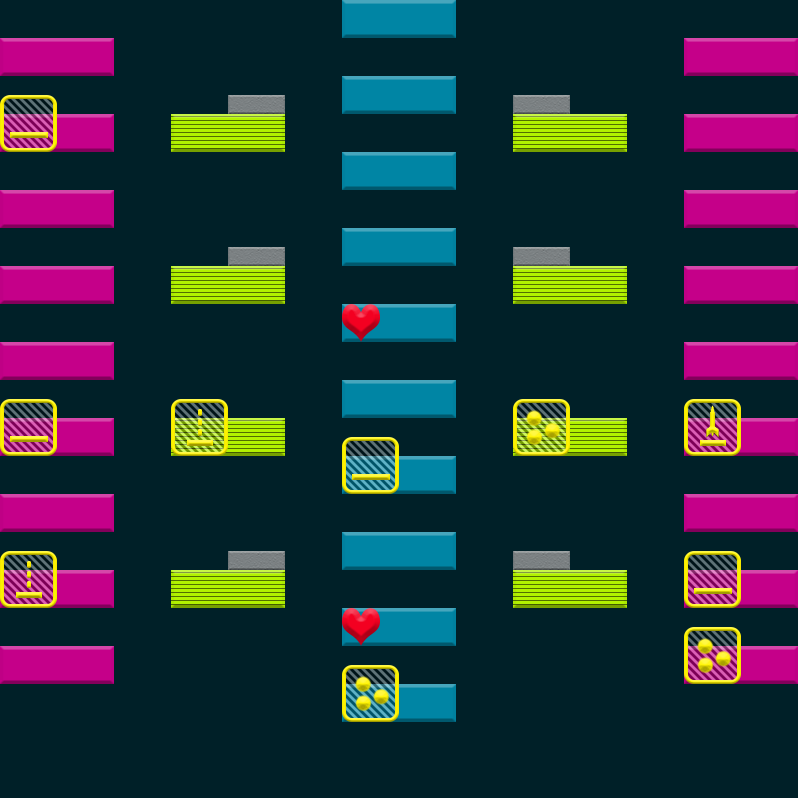

This is a level from a 2D game, rendered from its Tiled map with the project's own tilesets. A one-line summary and the map file follow, with tile-layer data summarised:
An orthogonal 14x42 tile map with 57x19 px tiles, 2 tile layers (Bricks, Powerups), 3 tilesets.

<map version="1.0" tiledversion="1.0.3" orientation="orthogonal" renderorder="left-up" width="14" height="42" tilewidth="57" tileheight="19" backgroundcolor="#002028" nextobjectid="15">
 <properties>
  <property name="FinalBallSpeedPercentageIncrease" type="int" value="25" />
 </properties>
 <tileset firstgid="1" name="Bricks" tilewidth="114" tileheight="38" tilecount="18" columns="0">
  <tile id="0">
   <properties>
    <property name="HitsToDestroy" type="int" value="1" />
   </properties>
   <image width="114" height="38" source="../../../../SourceImages/Game/Brick-A1.png" />
  </tile>
  <tile id="1">
   <properties>
    <property name="HitsToDestroy" type="int" value="2" />
   </properties>
   <image width="114" height="38" source="../../../../SourceImages/Game/Brick-A2.png" />
  </tile>
  <tile id="2">
   <properties>
    <property name="HitsToDestroy" type="int" value="1" />
   </properties>
   <image width="114" height="38" source="../../../../SourceImages/Game/Brick-B1.png" />
  </tile>
  <tile id="3">
   <properties>
    <property name="HitsToDestroy" type="int" value="2" />
   </properties>
   <image width="114" height="38" source="../../../../SourceImages/Game/Brick-B2.png" />
  </tile>
  <tile id="4">
   <properties>
    <property name="HitsToDestroy" type="int" value="1" />
   </properties>
   <image width="114" height="38" source="../../../../SourceImages/Game/Brick-C1.png" />
  </tile>
  <tile id="5">
   <properties>
    <property name="HitsToDestroy" type="int" value="2" />
   </properties>
   <image width="114" height="38" source="../../../../SourceImages/Game/Brick-C2.png" />
  </tile>
  <tile id="6">
   <properties>
    <property name="HitsToDestroy" type="int" value="1" />
   </properties>
   <image width="114" height="38" source="../../../../SourceImages/Game/Brick-D1.png" />
  </tile>
  <tile id="7">
   <properties>
    <property name="HitsToDestroy" type="int" value="2" />
   </properties>
   <image width="114" height="38" source="../../../../SourceImages/Game/Brick-D2.png" />
  </tile>
  <tile id="8">
   <properties>
    <property name="HitsToDestroy" type="int" value="-1" />
   </properties>
   <image width="114" height="38" source="../../../../SourceImages/Game/Brick-E1.png" />
  </tile>
  <tile id="9">
   <properties>
    <property name="HitsToDestroy" type="int" value="1" />
   </properties>
   <image width="57" height="19" source="../../../../SourceImages/Game/SmallBrick-A1.png" />
  </tile>
  <tile id="10">
   <properties>
    <property name="HitsToDestroy" type="int" value="2" />
   </properties>
   <image width="57" height="19" source="../../../../SourceImages/Game/SmallBrick-A2.png" />
  </tile>
  <tile id="11">
   <properties>
    <property name="HitsToDestroy" type="int" value="1" />
   </properties>
   <image width="57" height="19" source="../../../../SourceImages/Game/SmallBrick-B1.png" />
  </tile>
  <tile id="12">
   <properties>
    <property name="HitsToDestroy" type="int" value="2" />
   </properties>
   <image width="57" height="19" source="../../../../SourceImages/Game/SmallBrick-B2.png" />
  </tile>
  <tile id="14">
   <properties>
    <property name="HitsToDestroy" type="int" value="1" />
   </properties>
   <image width="57" height="19" source="../../../../SourceImages/Game/SmallBrick-C1.png" />
  </tile>
  <tile id="15">
   <properties>
    <property name="HitsToDestroy" type="int" value="2" />
   </properties>
   <image width="57" height="19" source="../../../../SourceImages/Game/SmallBrick-C2.png" />
  </tile>
  <tile id="16">
   <properties>
    <property name="HitsToDestroy" type="int" value="1" />
   </properties>
   <image width="57" height="19" source="../../../../SourceImages/Game/SmallBrick-D1.png" />
  </tile>
  <tile id="17">
   <properties>
    <property name="HitsToDestroy" type="int" value="2" />
   </properties>
   <image width="57" height="19" source="../../../../SourceImages/Game/SmallBrick-D2.png" />
  </tile>
  <tile id="18">
   <properties>
    <property name="HitsToDestroy" type="int" value="-1" />
   </properties>
   <image width="57" height="19" source="../../../../SourceImages/Game/SmallBrick-E1.png" />
  </tile>
 </tileset>
 <tileset firstgid="20" name="Powerups" tilewidth="57" tileheight="57" tilecount="6" columns="0">
  <tile id="0">
   <properties>
    <property name="PowerupType" type="int" value="3" />
   </properties>
   <image width="57" height="57" source="../../../../SourceImages/Game/PowerupFireball.png" />
  </tile>
  <tile id="1">
   <properties>
    <property name="PowerupType" type="int" value="1" />
   </properties>
   <image width="57" height="57" source="../../../../SourceImages/Game/PowerupLargerPaddle.png" />
  </tile>
  <tile id="2">
   <properties>
    <property name="PowerupType" type="int" value="2" />
   </properties>
   <image width="57" height="57" source="../../../../SourceImages/Game/PowerupMultiBall.png" />
  </tile>
  <tile id="3">
   <properties>
    <property name="PowerupType" type="int" value="4" />
   </properties>
   <image width="57" height="57" source="../../../../SourceImages/Game/PowerupBullets.png" />
  </tile>
  <tile id="4">
   <properties>
    <property name="PowerupType" type="int" value="5" />
   </properties>
   <image width="57" height="57" source="../../../../SourceImages/Game/PowerupRockets.png" />
  </tile>
  <tile id="5">
   <properties>
    <property name="PowerupType" type="int" value="6" />
   </properties>
   <image width="38" height="38" source="../../../../SourceImages/Game/LifeUp.png" />
  </tile>
 </tileset>
 <tileset firstgid="26" name="Wormholes" tilewidth="57" tileheight="57" tilecount="2" columns="0">
  <tile id="2">
   <image width="57" height="57" source="../../../../SourceImages/Game/WormholeIn.png" />
  </tile>
  <tile id="3">
   <image width="57" height="57" source="../../../../SourceImages/Game/WormholeOut.png" />
  </tile>
 </tileset>
 <layer name="Bricks" width="14" height="42">
  <data>[588 cells, 42 non-empty, 4 distinct tile ids]</data>
 </layer>
 <layer name="Powerups" width="14" height="42">
  <data>[588 cells, 12 non-empty, 5 distinct tile ids]</data>
 </layer>
 <objectgroup name="Wormholes" />
</map>
